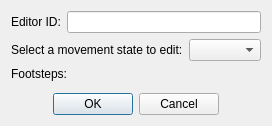
<?xml version="1.0" encoding="UTF-8"?>
<ui version="4.0">
 <class>FormDialogFootstepSet</class>
 <widget class="QDialog" name="FormDialogFootstepSet">
  <property name="windowTitle">
   <string>Footstep Set</string>
  </property>
  <layout class="QVBoxLayout" name="verticalLayout">
   <item>
    <layout class="QHBoxLayout" name="horizontalLayout">
     <item>
      <widget class="QLabel" name="label">
       <property name="text">
        <string>Editor ID:</string>
       </property>
       <property name="buddy">
        <cstring>editorID</cstring>
       </property>
      </widget>
     </item>
     <item>
      <widget class="QLineEdit" name="editorID"/>
     </item>
    </layout>
   </item>
   <item>
    <layout class="QGridLayout" name="gridLayout">
     <item row="0" column="1">
      <widget class="QComboBox" name="currentMovementState"/>
     </item>
     <item row="1" column="0" colspan="2">
      <widget class="QLabel" name="label_3">
       <property name="text">
        <string>Footsteps:</string>
       </property>
       <property name="buddy">
        <cstring>footsteps</cstring>
       </property>
      </widget>
     </item>
     <item row="0" column="0">
      <widget class="QLabel" name="label_2">
       <property name="text">
        <string>Select a movement state to edit:</string>
       </property>
       <property name="buddy">
        <cstring>currentMovementState</cstring>
       </property>
      </widget>
     </item>
     <item row="2" column="0" colspan="2">
      <widget class="DKFormListPane" name="footsteps">
       <property name="showFormTypes">
        <bool>false</bool>
       </property>
       <property name="showMoveButtons">
        <bool>false</bool>
       </property>
      </widget>
     </item>
    </layout>
   </item>
   <item>
    <layout class="QHBoxLayout" name="buttonsLayout">
     <item>
      <spacer name="horizontalSpacer">
       <property name="orientation">
        <enum>Qt::Horizontal</enum>
       </property>
       <property name="sizeHint" stdset="0">
        <size>
         <width>40</width>
         <height>20</height>
        </size>
       </property>
      </spacer>
     </item>
     <item>
      <widget class="QPushButton" name="buttonOK">
       <property name="text">
        <string>OK</string>
       </property>
      </widget>
     </item>
     <item>
      <widget class="QPushButton" name="buttonCancel">
       <property name="text">
        <string>Cancel</string>
       </property>
      </widget>
     </item>
     <item>
      <spacer name="horizontalSpacer_2">
       <property name="orientation">
        <enum>Qt::Horizontal</enum>
       </property>
       <property name="sizeHint" stdset="0">
        <size>
         <width>40</width>
         <height>20</height>
        </size>
       </property>
      </spacer>
     </item>
    </layout>
   </item>
  </layout>
 </widget>
 <customwidgets>
  <customwidget>
   <class>DKFormListPane</class>
   <extends>QWidget</extends>
   <header>widgets/DKFormListPane.h</header>
  </customwidget>
 </customwidgets>
 <tabstops>
  <tabstop>editorID</tabstop>
  <tabstop>currentMovementState</tabstop>
  <tabstop>footsteps</tabstop>
  <tabstop>buttonOK</tabstop>
  <tabstop>buttonCancel</tabstop>
 </tabstops>
 <resources/>
 <connections/>
</ui>
